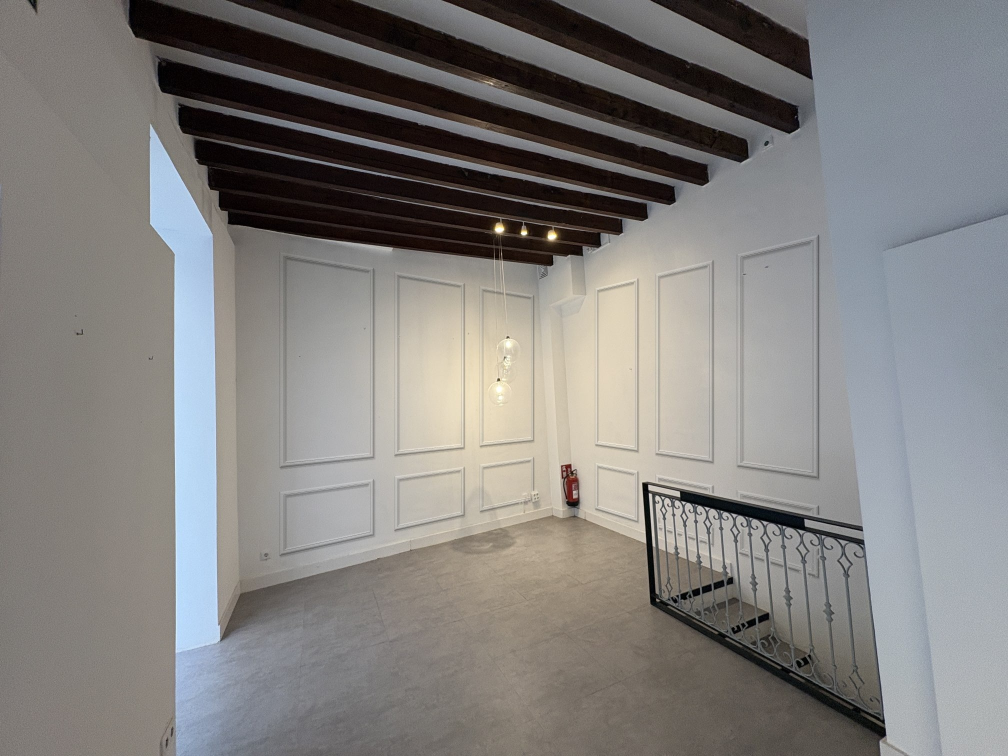
#> input picture floorplan/oficina-molduras.jpg, 2016 x 1512 px, given in place of e64cd8d6-image.jpg, which was not available (shown at 1/2 size)
$ python generate_despachos.py
#> lines starting #> are read from the running program, lines starting #| are printed output that depends on the picture; after the words box and inside, x2 and y2 are one past the last pixel; in counts of white or black regions, pixels touching at a corner belong together
import cv2, numpy as np
rng=np.random.default_rng(7)
U="/root/.claude/uploads/01553a60-b9bb-5987-831c-34fef29ff3a6/"
orig=cv2.imread(U+"e64cd8d6-image.jpg").astype(np.float32)
base=cv2.imread("/home/user/NEW/floorplan/oficina-molduras.jpg").astype(np.float32)
Hh,Ww=base.shape[:2]
#> Hh = 1512; Ww = 2016
f,cx,cy,h=834.,1008.,770.,1.5
C=np.array([0.56,4.81]); E={"back":np.array([-0.8,-0.6]),"right":np.array([0.6,-0.8])}
def wp(w,u,v):
    X,Z=C+u*E[w]; return np.array([cx+f*X/Z, cy+f*(h-v)/Z])
def fp(p,q):
    X,Z=C+p*E["back"]+q*E["right"]; return [cx+f*X/Z, cy+f*h/Z]
def bgr(hexs): hexs=hexs.lstrip('#'); return np.array([int(hexs[4:6],16),int(hexs[2:4],16),int(hexs[0:2],16)],np.float32)
def poly(pts):
    m=np.zeros((Hh,Ww),np.float32); cv2.fillPoly(m,[np.round(np.array(pts)).astype(np.int32)],1.0); return m

# protect mask from ORIGINAL photo (cords, railing, lamps, extinguisher, sockets)
g0=cv2.cvtColor(orig.astype(np.uint8),cv2.COLOR_BGR2GRAY).astype(np.float32)
dev=np.abs(g0-cv2.medianBlur(g0.astype(np.uint8),31))
prot=(dev>16).astype(np.uint8)
#> prot: shape (1512, 2016); values 0 (black) and 1 (white), 5.7% white; 5803 white regions (5471 under 20 px), largest, box (x1, y1, x2, y2) and area: (1274, 955, 1819, 1512) 49283, (459, 345, 1229, 887) 17971, (334, 188, 1321, 444) 13788
lb=(slice(600,860),slice(940,1080)); prot[lb]=(dev[lb]>34).astype(np.uint8)
#> after `prot[lb] = (dev[lb] > 34).astype(np.uint8)`:
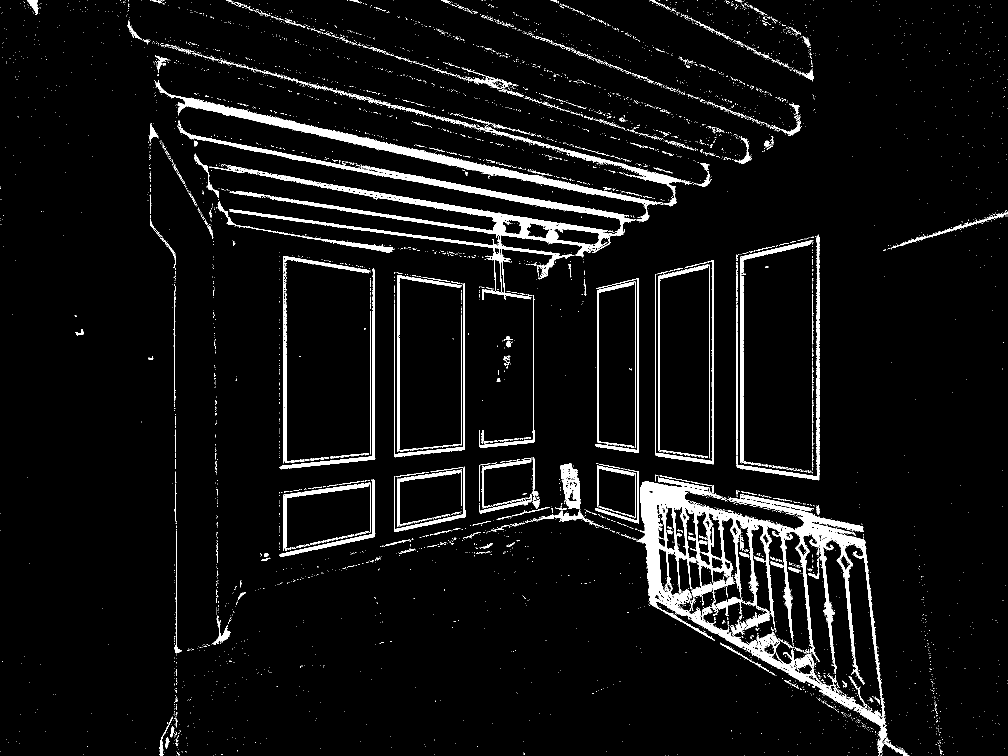
#> prot: shape (1512, 2016) (shown at 1/2 size); values 0 (black) and 1 (white), 5.7% white; 5762 white regions (5435 under 20 px), largest, box (x1, y1, x2, y2) and area: (1274, 955, 1819, 1512) 49283, (459, 345, 1229, 600) 17337, (334, 188, 1321, 444) 13788
rail=poly([[1272,950],[1720,1030],[1760,1512],[1272,1512]])
#> in poly, `cv2.fillPoly(m, [np.round(np.array(pts)).astype(np.int32)], 1.0)`: m: shape (1512, 2016) float32; values 0 (black) and 1 (white), 8% white; 1 white region, box (x1, y1, x2, y2) and area: (1272, 950, 1761, 1512) 244026
prot=np.maximum(prot,(rail>0)&(dev>7)).astype(np.uint8)
#> prot: shape (1512, 2016); values 0 (black) and 1 (white), 6.8% white; 10279 white regions (9986 under 20 px), largest, box (x1, y1, x2, y2) and area: (1263, 955, 1819, 1512) 78148, (459, 345, 1229, 600) 17337, (334, 188, 1321, 444) 13788
# extinguisher & sign (reddish)
b,gch,r=[orig[...,i] for i in range(3)]
prot=np.maximum(prot,(((r-b)>60)&((r-gch)>60)).astype(np.uint8))
prot=cv2.dilate(prot,np.ones((3,3),np.uint8))
#> prot: shape (1512, 2016); values 0 (black) and 1 (white), 13% white; 2398 white regions (1715 under 20 px), largest, box (x1, y1, x2, y2) and area: (970, 926, 1820, 1512) 145801, (306, 82, 1425, 897) 75987, (1472, 468, 1641, 962) 14620
prot=cv2.GaussianBlur(prot.astype(np.float32),(5,5),0)

gray=cv2.cvtColor(base.astype(np.uint8),cv2.COLOR_BGR2GRAY).astype(np.float32)
def wall_mask(w):
    if w=="back": m=poly([wp(w,0,0.10),wp(w,3.06,0.10),wp(w,3.06,2.86),wp(w,0,2.86)])
    else:
        m=poly([wp(w,0,0.10),wp(w,2.58,0.10),wp(w,2.58,3.0),wp(w,0,3.0)])
    lum=g0>95
    return m*lum*(1-rail)
def paint(img,w,hexs,ref=232.0,vmin=None):
    m=wall_mask(w)*(1-prot)
    if w=="right":
        m=np.maximum(m,poly([[1098,470],[1178,452],[1178,1052],[1098,1042]])*(g0>95)*(1-prot)*(1-rail))
    if vmin is not None: m=m*poly([wp(w,0,vmin)+np.array([-90,0]),wp(w,2.58,vmin),wp(w,2.58,3.2),wp(w,0,3.2)+np.array([-90,0])])
    m=cv2.GaussianBlur(m,(3,3),0)
    col=bgr(hexs)
    new=col[None,None,:]*(gray/ref)[...,None]
    return img*(1-m[...,None])+new*m[...,None]

# ---------- procedural textures ----------
def lowfreq(hh,ww,scale,seed):
    r=np.random.default_rng(seed).random((max(2,hh//scale),max(2,ww//scale))).astype(np.float32)
    r=cv2.resize(r,(ww,hh),interpolation=cv2.INTER_CUBIC); return (r-r.min())/(r.max()-r.min()+1e-6)
def make_rug(kw,kh,pal,seed,fringe=False,cell=6):
    R=np.random.default_rng(seed)
    field,border,a1,a2,ivory,dark,wash=[bgr(c) for c in pal]
    y,x=np.mgrid[0:kh,0:kw]
    d=np.minimum(np.minimum(x,y),np.minimum(kw-1-x,kh-1-y))
    K=np.zeros((kh,kw,3),np.float32); K[:]=field
    B=max(5,int(0.13*kw))+3
    K[d<1]=dark; K[(d>=1)&(d<2)]=a1; K[(d>=2)&(d<3)]=dark
    band=(d>=3)&(d<B); K[band]=border
    t=np.where(np.minimum(y,kh-1-y)==d,x,y).astype(np.float32); sacr=(d-3).astype(np.float32)
    P=max(6,(B-3)*2); bc=(B-3-1)/2
    mot=(np.abs((t%P)-P/2)+np.abs(sacr-bc))
    K[band&(mot<=bc)]=a1; K[band&(mot<=bc-1.5)]=a2; K[band&(mot<=0.8)]=ivory
    K[(d>=B)&(d<B+1)]=ivory; K[(d>=B+1)&(d<B+2)]=dark
    fld=d>=B+2
    fx0,fy0,fx1,fy1=B+2,B+2,kw-B-3,kh-B-3
    lat=(np.abs((x%7)-3)+np.abs((y%9)-4))
    K[fld&(lat==2)]=a1; K[fld&(lat==0)]=ivory
    cxm,cym=kw/2,kh/2; a=(fx1-fx0)*0.42; b=(fy1-fy0)*0.30
    m=np.abs(x-cxm)/a+np.abs(y-cym)/b
    rings=[dark,border,ivory,a2,a1,dark,ivory]
    for i,c in enumerate(rings):
        r=1.0-i*0.14
        K[fld&(m<r)]=c
    K[fld&(m<1.0)&(m>0.86)&((x+y)%4==0)]=ivory
    for (qx,qy) in [(fx0,fy0),(fx1,fy0),(fx0,fy1),(fx1,fy1)]:
        mc=np.abs(x-qx)/(a*0.55)+np.abs(y-qy)/(b*0.55)
        K[fld&(mc<1)]=border; K[fld&(mc<0.75)]=a2; K[fld&(mc<0.45)]=ivory
    n=lowfreq(kh,kw,max(4,kw//5),seed)
    tt=np.clip((n-0.25)/0.6,0,1)[...,None]*0.5
    K=K*(1-tt)+wash*tt
    ab=1+0.06*np.sin(np.cumsum(R.normal(0,0.25,kh)))[:,None,None]
    K=K*ab*(1+R.normal(0,0.035,(kh,kw,1)))
    gK=K.mean(axis=2,keepdims=True); K=K*0.72+gK*0.28
    K=K*0.85+wash*0.15
    img=cv2.resize(K,(kw*cell,kh*cell),interpolation=cv2.INTER_NEAREST)
    yy,xx=np.mgrid[0:cell,0:cell]; knot=(0.95+0.05*np.cos((xx-cell/2)/cell*np.pi)*np.cos((yy-cell/2)/cell*np.pi)).astype(np.float32)
    img*=np.tile(knot,(kh,kw))[...,None]
    img=cv2.GaussianBlur(img,(0,0),cell*0.3)
    img+=R.normal(0,5,img.shape[:2]+(1,)).astype(np.float32)
    if fringe:
        fh=int(0.03*img.shape[0]); fr=np.zeros((fh,img.shape[1],3),np.float32); fr[:]=bgr("#E3D8C3")
        for xx2 in range(0,img.shape[1],5): fr[:,xx2:xx2+2]*=0.82
        img=np.concatenate([fr,img,fr],0)
    return np.clip(img,0,255)
def make_art(w,h,seed):
    R=np.random.default_rng(seed)
    img=np.zeros((h,w,3),np.float32); img[:]=bgr("#D9CCB4")
    def oct(sd):
        return sum(lowfreq(h,w,max(2,w//k),sd+k)*wt for k,wt in ((3,0.5),(7,0.3),(18,0.2)))
    for col,th,al in [("#C2A27A",0.50,0.7),("#E9E1D2",0.58,0.8),("#A8825E",0.66,0.6),("#6B5646",0.74,0.5),("#F1ECE2",0.70,0.6)]:
        n=oct(int(R.integers(1e6))); mm=np.clip((n-th)/0.10,0,1)[...,None]*al
        img=img*(1-mm)+bgr(col)*mm
    streak=cv2.blur(R.normal(0,1,(h,w)).astype(np.float32),(1,int(h*0.12)))
    img+=streak[...,None]*10+R.normal(0,4,(h,w,1)).astype(np.float32)
    img=cv2.GaussianBlur(img,(0,0),1.2)
    fr=max(5,w//45); img[:fr]=img[-fr:]=bgr("#2B2420"); img[:,:fr]=img[:,-fr:]=bgr("#2B2420")
    return np.clip(img,0,255)

def place(img,tex,quad,mask_extra=None,shade="wall",shadow=True,use_prot=True):
    th,tw=tex.shape[:2]
    src=np.float32([[0,0],[tw,0],[tw,th],[0,th]]); dst=np.float32(quad)
    M=cv2.getPerspectiveTransform(src,dst)
    warped=cv2.warpPerspective(tex,M,(Ww,Hh),flags=cv2.INTER_LINEAR)
    m=cv2.warpPerspective(np.ones((th,tw),np.float32),M,(Ww,Hh))
    if shade=="wall":
        L=np.clip(cv2.GaussianBlur(gray,(0,0),9)/232.0,0.55,1.15)
    else:
        L=np.clip(cv2.GaussianBlur(gray,(0,0),15)/np.median(gray[m>0.5]),0.6,1.25)
    if shadow:
        sh=cv2.GaussianBlur(np.roll(np.roll(m,6,0),4,1),(0,0),6)*(1-m)
        img=img*(1-0.28*sh[...,None])
    keep=(1-prot) if use_prot else np.ones_like(prot)
    if mask_extra is not None: keep=keep*mask_extra
    mm=(m*keep)[...,None]
    return img*(1-mm)+warped*L[...,None]*mm

def lay(a,b,n,gap):
    w=(b-a-gap*(n-1))/n; return [(a+i*(w+gap),a+i*(w+gap)+w) for i in range(n)]
BACK=lay(0.29,2.806,3,0.18); RIGHT=lay(0.63,2.55,3,0.18)
def wquad(w,u0,u1,v0,v1):
    # texture top-left -> image; for back wall u increases to the left
    A,B=(u1,u0) if w=="back" else (u0,u1)
    return [wp(w,A,v1),wp(w,B,v1),wp(w,B,v0),wp(w,A,v0)]
def fquad(p0,p1,q0,q1):
    # far edge (q0) at top of texture
    return [fp(p1,q0),fp(p0,q0),fp(p0,q1),fp(p1,q1)]

RUGS={
 "rust":["#8E4E36","#36415A","#C79A62","#5D6B5A","#E4D6BC","#2A231F","#B99A7E"],
 "indigo":["#3F4A62","#8E5A3E","#C9A57A","#7D8A80","#E2D7C2","#222226","#8C93A0"],
 "sand":["#C8B497","#7A4E36","#4F5A6E","#9C6B4C","#EDE3D1","#3D322B","#D9CDB8"],
 "sage":["#7F8468","#6B4535","#CDB58E","#3F4A5A","#E2D9C4","#2F2C26","#A9A891"],
 "rose":["#A46F5E","#3F4658","#DCC5A5","#6C7A69","#E8DAC6","#33292A","#C3A595"],
}
def floor_rug(img,pal,seed):
    tex=make_rug(130,150,RUGS[pal],seed,fringe=True,cell=6)
    return place(img,tex,fquad(0.85,2.85,0.2,2.6),shade="floor",shadow=False,use_prot=False)

def panel_rugs(img,pals):
    for (u0,u1),pal,s in zip(RIGHT,pals,(11,12,13)):
        tex=make_rug(46,170,RUGS[pal],s,cell=6)
        img=place(img,tex,wquad("right",u0+0.07,u1-0.07,0.95,2.43))
    return img
def art(img,seed=5):
    u0,u1=BACK[1]; tex=make_art(520,900,seed)
    return place(img,tex,wquad("back",u0+0.10,u1-0.10,1.05,2.33))
def big_rugs(img):
    a=make_rug(80,120,RUGS["sand"],21); b=make_rug(80,120,RUGS["rust"],22)
    img=place(img,a,wquad("right",0.55,1.55,1.05,2.6))
    img=place(img,b,wquad("right",1.35,2.4,0.95,2.5))
    # brass rods
    for (u0,u1,v) in [(0.5,1.6,2.62),(1.3,2.45,2.52)]:
        p0,p1=wp("right",u0,v),wp("right",u1,v)
        cv2.line(img,tuple(map(int,p0)),tuple(map(int,p1)),(70,140,185),5,cv2.LINE_AA)
    return img

out={}
# Option 1: warm white everywhere, rugs framed in panels, art on RE wall
im=paint(base.copy(),"back","#EEE6D9"); im=paint(im,"right","#EEE6D9")
#> in poly (call 2), `cv2.fillPoly(m, [np.round(np.array(pts)).astype(np.int32)], 1.0)`: m: shape (1512, 2016) float32; values 0 (black) and 1 (white), 12.9% white; 1 white region, box (x1, y1, x2, y2) and area: (479, 389, 1106, 1164) 393443
#> in wall_mask, `lum=g0>95`: lum: shape (1512, 2016) bool; 81.9% white; 1608 black regions (1548 under 20 px), largest, box (x1, y1, x2, y2) and area: (239, 0, 1427, 558) 291584, (1285, 964, 1773, 1512) 114923, (447, 0, 1502, 326) 65560
#> in wall_mask, `return m*lum*(1-rail)`: returned value: shape (1512, 2016) float32; values 0 (black) and 1 (white), 12.2% white; 2 white regions (1 under 20 px), largest, box (x1, y1, x2, y2) and area: (479, 451, 1106, 1164) 371979
#> in poly (call 3), `cv2.fillPoly(m, [np.round(np.array(pts)).astype(np.int32)], 1.0)`: m: shape (1512, 2016) float32; values 0 (black) and 1 (white), 12.4% white; 1 white region, box (x1, y1, x2, y2) and area: (1105, 314, 1649, 1196) 376992
#> in wall_mask (call 2), `return m*lum*(1-rail)`: returned value: shape (1512, 2016) float32; values 0 (black) and 1 (white), 10.4% white; 10 white regions (2 under 20 px), largest, box (x1, y1, x2, y2) and area: (1105, 314, 1649, 1070) 316367, (1146, 980, 1156, 997) 157, (1129, 957, 1134, 989) 90
#> in poly (call 4), `cv2.fillPoly(m, [np.round(np.array(pts)).astype(np.int32)], 1.0)`: m: shape (1512, 2016) float32; values 0 (black) and 1 (white), 1.6% white; 1 white region, box (x1, y1, x2, y2) and area: (1098, 452, 1179, 1053) 47541
im=floor_rug(im,"rust",31); im=panel_rugs(im,["indigo","rust","sand"]); im=art(im)
#> in place, `keep=(1-prot) if use_prot else np.ones_like(prot)`: keep: shape (1512, 2016) float32; every value is 1
#> the loop in panel_rugs, `for (u0,u1),pal,s in zip(RIGHT,pals,(11,12,13)):` made 3 passes
#> pass 1, in place (call 2), `L=np.clip(cv2.GaussianBlur(gray,(0,0),9)/232.0,0.55,1.15)`:
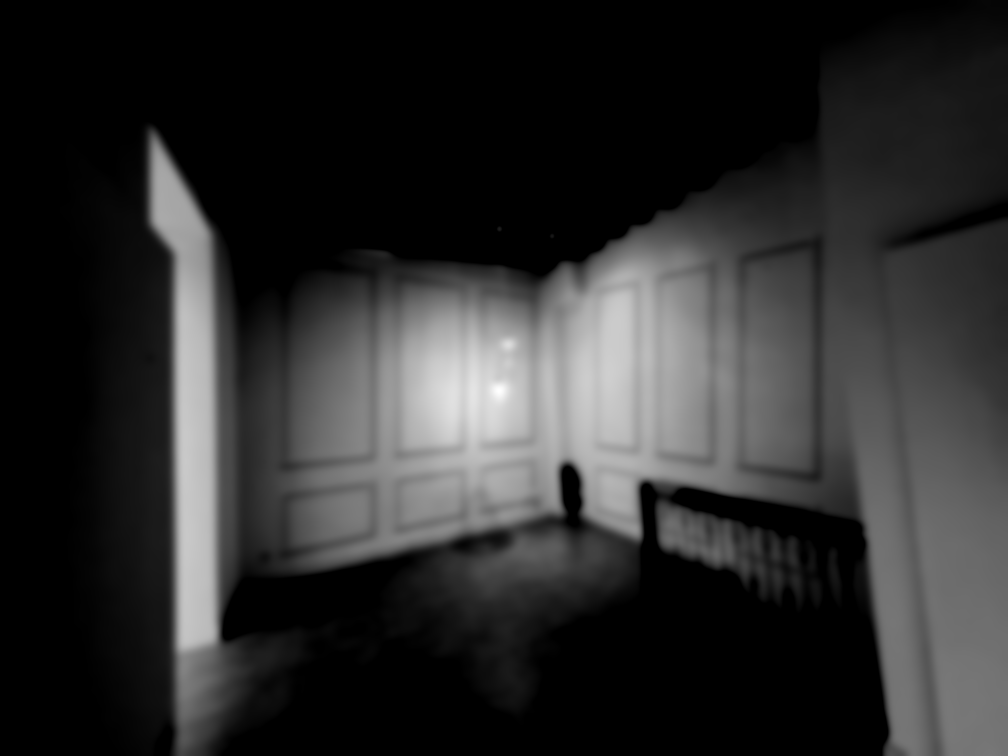
#> L: shape (1512, 2016) float32 (shown at 1/2 size); min 0.55, max 1.01, mean 0.631; drawn with min black and max white
#> after the loop in panel_rugs, `for (u0,u1),pal,s in zip(RIGHT,pals,(11,12,13)):`:
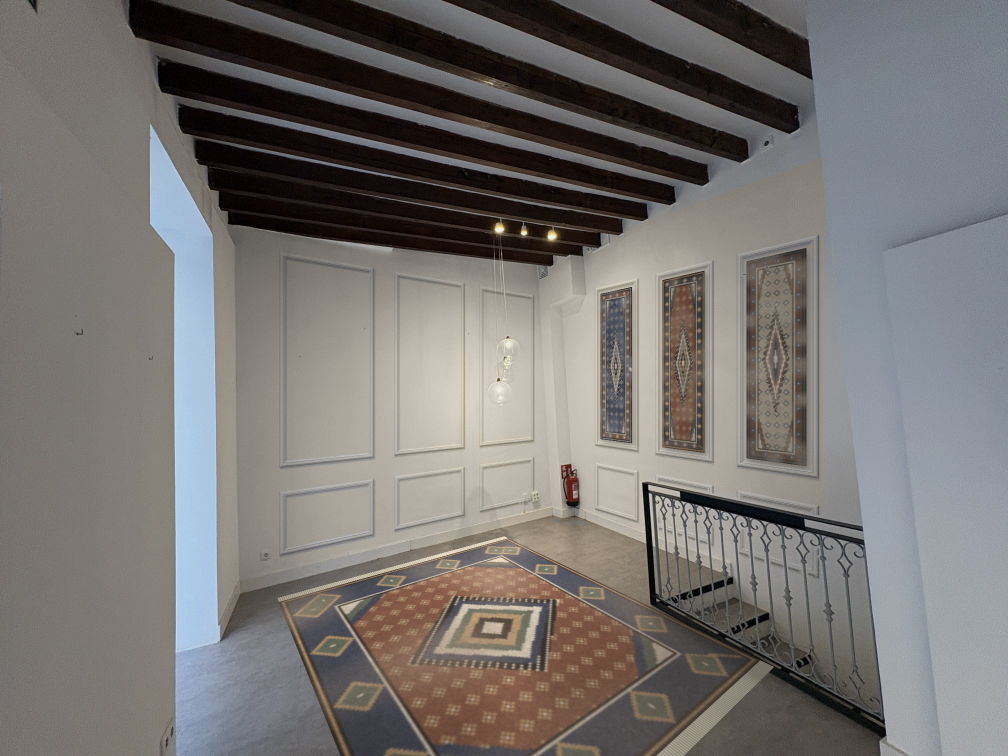
#> img: shape (1512, 2016, 3) float64 (shown at 1/2 size); mean of channels 0, 1, 2 120.8, 123.3, 126.9; drawn with min black and max white
#> in place (call 5), `dst = np.float32(quad)`: dst = [[809.7, 584.2], [910.7, 598.5], [910.7, 863], [809.7, 870.7]]
#> in place (call 5), `M=cv2.getPerspectiveTransform(src,dst)`: M = [[0.341, 0, 809.7], [0.124, 0.318, 584.2], [0.000161, 0, 1]]
#> in place (call 5), `warped=cv2.warpPerspective(tex,M,(Ww,Hh),flags=cv2.INTER_LINEAR)`:
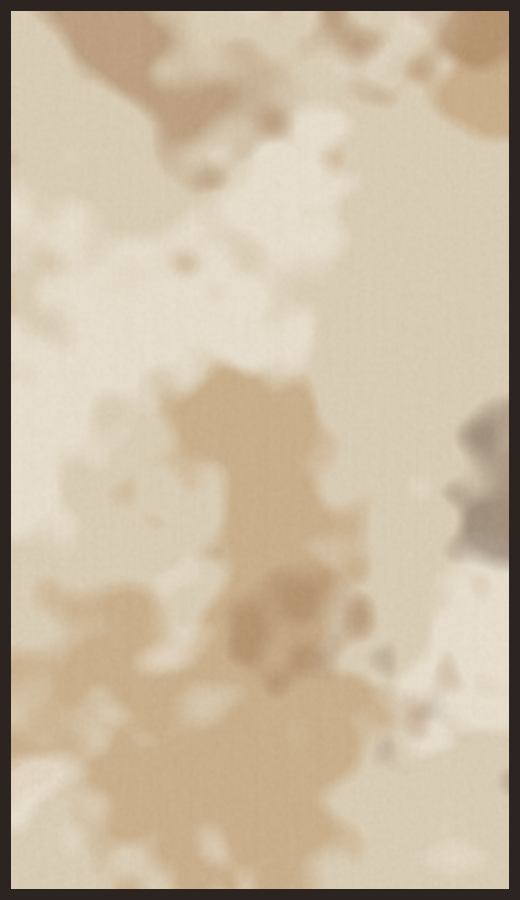
#> tex: shape (900, 520, 3) float32; mean of channels 0, 1, 2 161, 185.4, 201.2; drawn as B, G, R
#> in place (call 5), `keep=(1-prot) if use_prot else np.ones_like(prot)`:
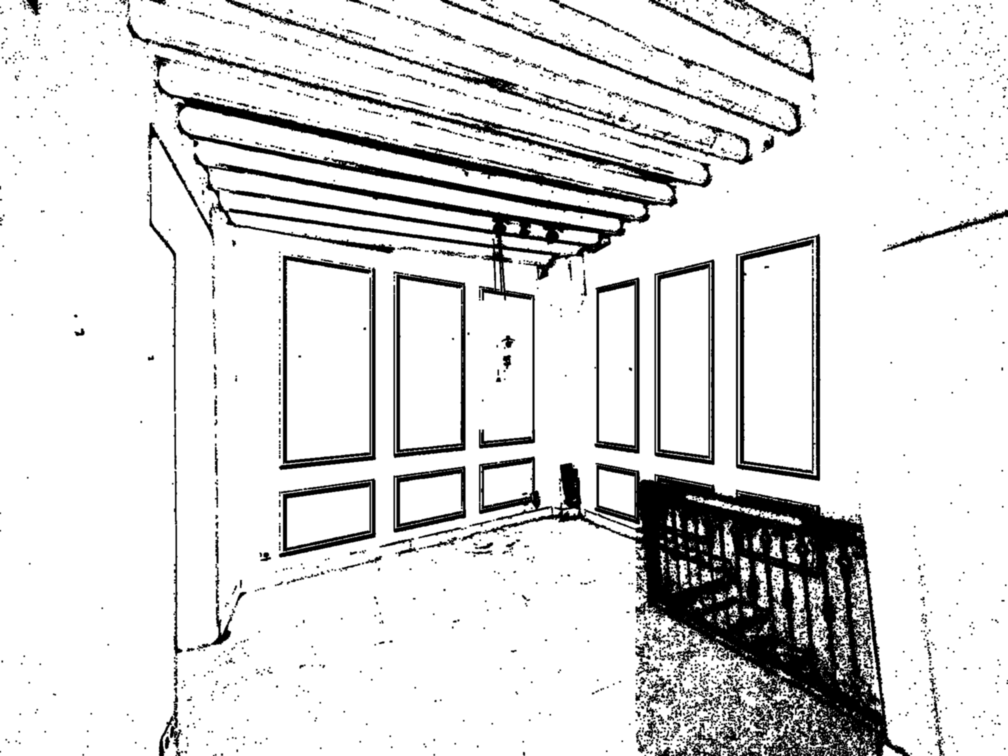
#> keep: shape (1512, 2016) float32 (shown at 1/2 size); min 0, max 1, mean 0.87
out[1]=im
# Option 2: RE wall deep taupe, rug wall warm white
im=paint(base.copy(),"back","#8E7D6C"); im=paint(im,"right","#EDE5D8")
#> call 3 of paint, with w = 'back', hexs = '#8E7D6C', ref = 232
#> in paint (call 3), `new=col[None,None,:]*(gray/ref)[...,None]`:
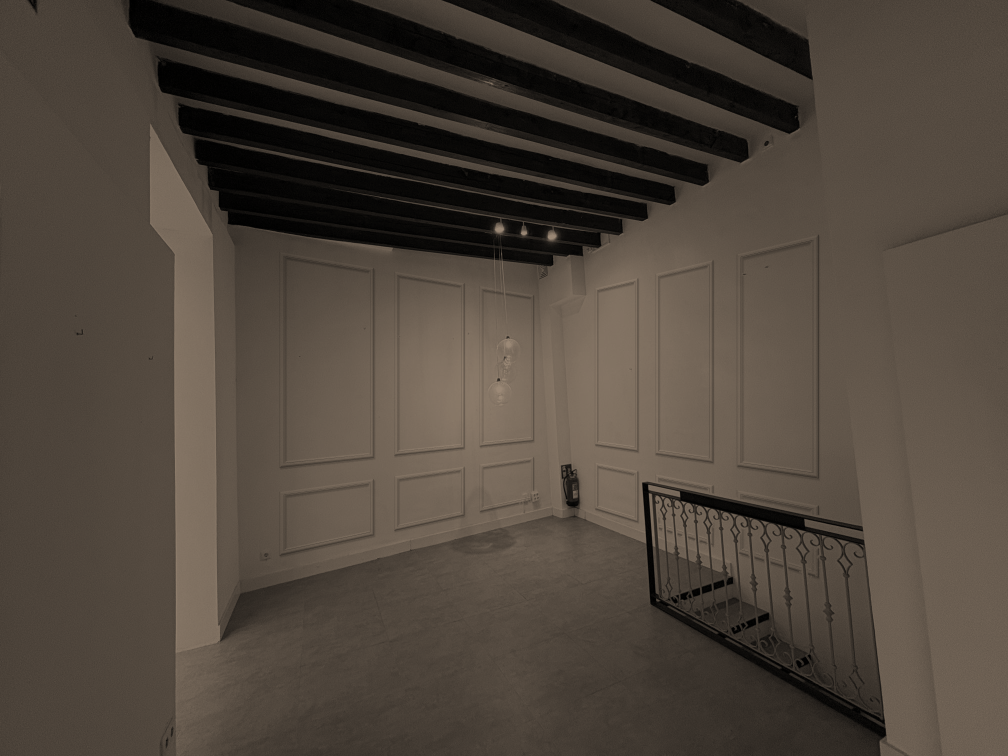
#> new: shape (1512, 2016, 3) float32 (shown at 1/2 size); mean of channels 0, 1, 2 59.7, 69, 78.5; drawn as B, G, R
im=floor_rug(im,"rose",32); im=panel_rugs(im,["sage","rose","rust"]); im=art(im,9)
out[2]=im
# Option 3: rug wall dark tobacco, RE wall cream; big layered rugs on brass rods
im=paint(base.copy(),"back","#ECE3D3"); im=paint(im,"right","#4B3A2F",vmin=0.86)
im=floor_rug(im,"sand",33); im=big_rugs(im); im=art(im,13)
out[3]=im
for k,v in out.items():
    v=np.clip(v,0,255).astype(np.uint8)
    cv2.imwrite(f"/home/user/NEW/floorplan/despachos-opcion-{k}.jpg",v,[cv2.IMWRITE_JPEG_QUALITY,92])
    cv2.imwrite(f"op{k}_small.jpg",cv2.resize(v,(1100,825),interpolation=cv2.INTER_AREA),[cv2.IMWRITE_JPEG_QUALITY,82])
#> this loop made 3 passes
print("ok")
